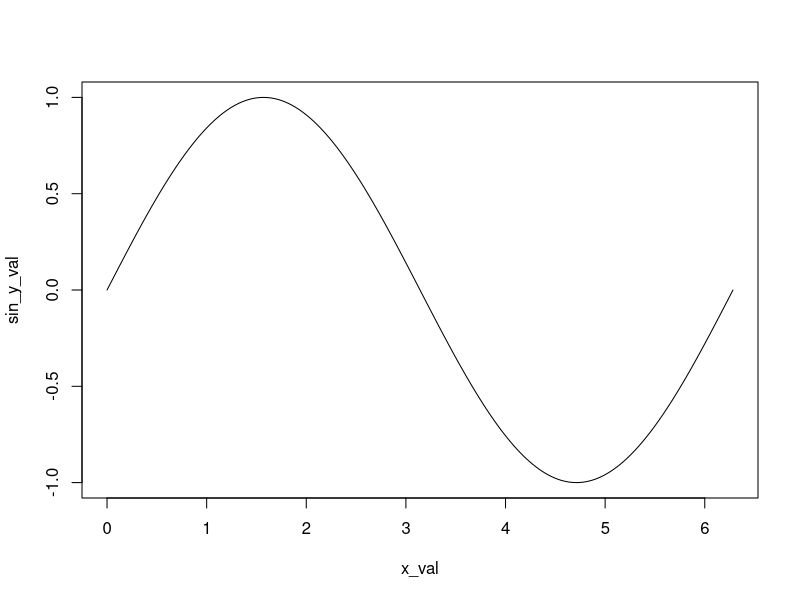

The R source for this figure:
division = 100


x_val = seq(0,2*pi, pi/division)
sin_y_val = sin(x_val)

#png(file = "sin.png")

jpeg("sin.jpg")
plot(x_val, sin_y_val, type = "l")


# Save the file.
dev.off()


